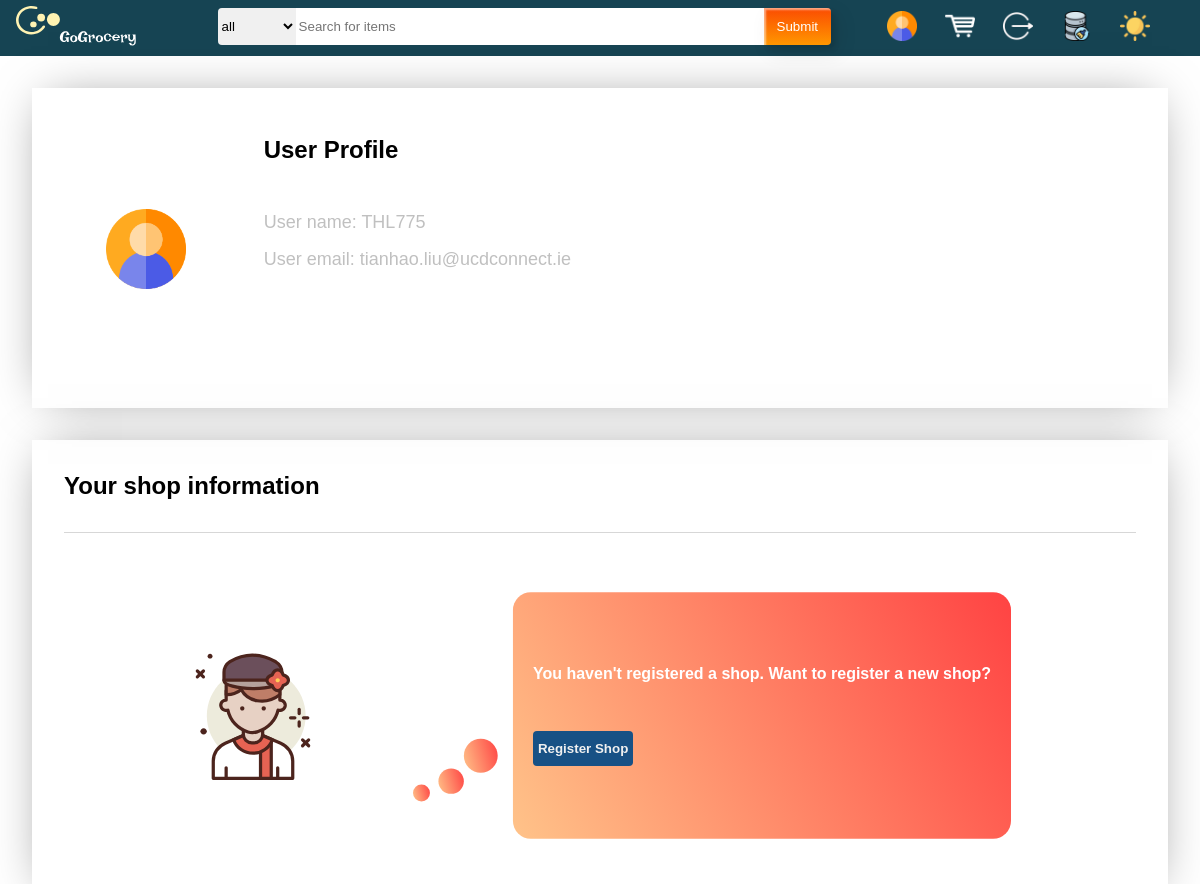
Before: /profile/ (signed in) with the older database file.
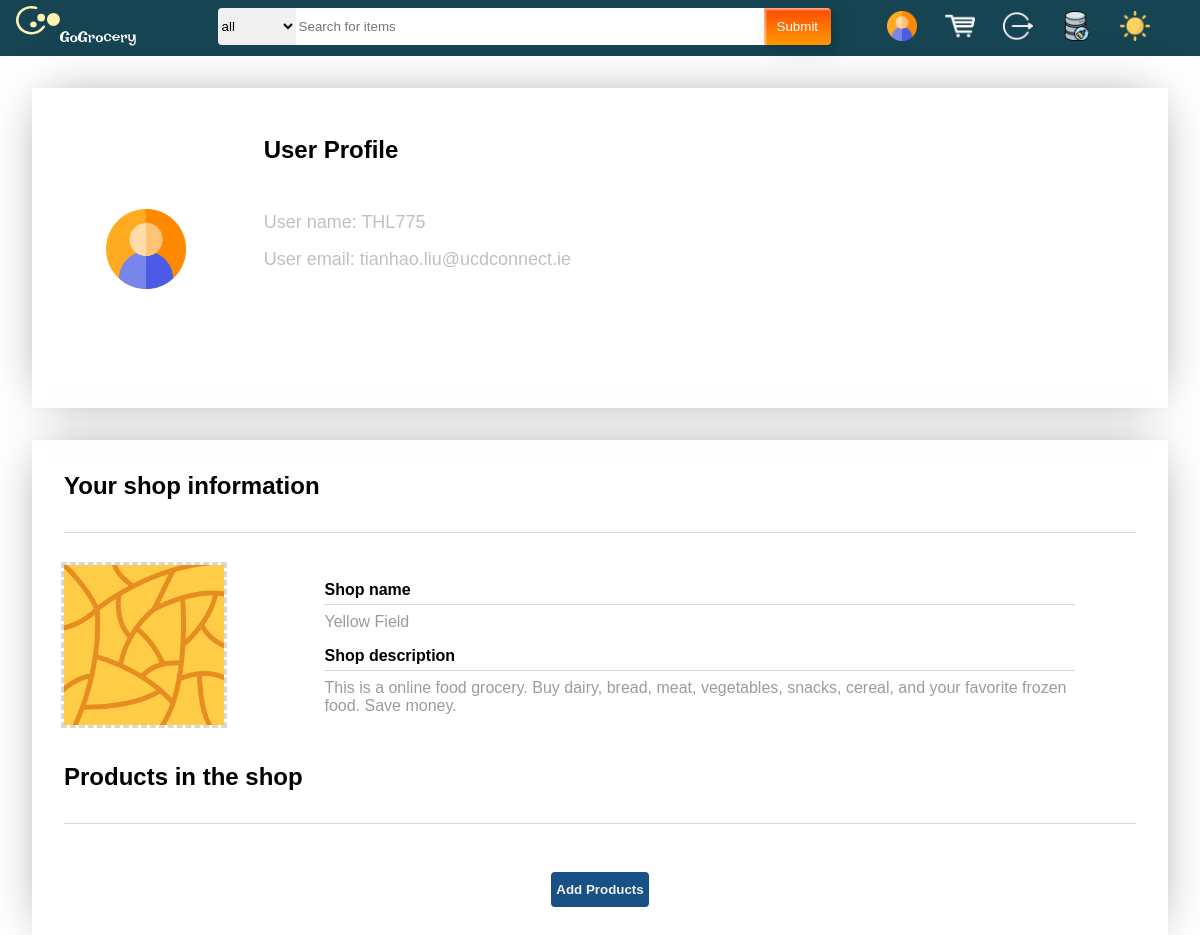
After: the same page with the newer database file.
### models.py (models this page shows)
class Customer(db.Model):
    __tablename__ = 'user'
    id = db.Column(db.Integer, primary_key=True, autoincrement=True)
    userName = db.Column(db.CHAR(200), unique=True, nullable=False)
    password = db.Column(db.CHAR(200), nullable=False)
    email = db.Column(db.CHAR(200), unique=True, nullable=False)

class Shop(db.Model):
    __tablename__ = 'shop'
    id = db.Column(db.Integer, primary_key=True, autoincrement=True)
    name = db.Column(db.CHAR(200), nullable=False, unique=True)
    logo_address = db.Column(db.TEXT, nullable=False)
    description = db.Column(db.TEXT, nullable=False)
    user_id = db.Column(db.Integer, db.ForeignKey('user.id'))
    user = db.relationship('Customer', backref='shop')

### blueprint/profile_blueprint.py (the view, shortened to what this page needs)
@profile_bp.route("/", methods=["GET", "POST"])
def index():
    searchForm = SearchForm()
    if "email" in session:
        email = session["email"]
        user = Customer.query.filter_by(email=email).first()
        shop_register_form = ShopRegisterForm()
        new_product_form = NewProductForm()
        if user.shop:
            return render_template('profile.html', user=user, form=shop_register_form, form1=new_product_form, shop=user.shop[0], searchForm=searchForm)
        else:
            return render_template('profile.html', user=user, form=shop_register_form, form1=new_product_form, shop=None, searchForm=searchForm)
    return redirect(url_for("login"))

### forms.py
class SearchForm(FlaskForm):
    product_name = StringField(validators=[Length(min=1, max=200, message="no more than 200 characters")])
    tag = SelectField(choices=[('All', 'all'), ('cloth', 'cloth'), ('furniture', 'furniture'), ('electronic', 'electronic'), ('shoe', 'shoe'), ('toy', 'toy'),
                               ('food', 'food'), ('necessity', 'necessity'), ('book', 'book'), ('else', 'else')])
    submit = SubmitField()

class ShopRegisterForm(FlaskForm):
    logo = FileField(validators=[InputRequired(message="shop logo can't be empty"), FileAllowed(['jpg', 'png'])])
    shop_name = StringField(validators=[InputRequired(message="shop name can't be empty"), Length(min=3, max=100)])
    description = TextAreaField(validators=[InputRequired(message="shop description can't be empty")])

### templates/profile.html (shortened to what this page needs)
{% extends "MainpageBase.html" %}
{% block csslink %}
    <link rel="stylesheet" href="{{ url_for('static', filename='css/profilePage.css') }}">
{% endblock %}
{% block body %}
    <div class="profileInfo">
        <div class="personalInfoCard">
            <div class="profile-left-pic">
                <img id="profile-pic" src="../static/images/profile-login.jpg" />
            </div>
            <div class="profile-right-info">
                <div class="profile-header">
                    <h2>User Profile</h2>
                </div>
                <div class="info-card">
                    <p class="info-card-title">
                        <span>User name:</span>
                        <span>{{ user.userName }}</span>
                    </p>
                </div>
                <div class="info-card">
                    <p class="info-card-title">
                        <span>User email:</span>
                        <span>{{ user.email }}</span>
                    </p>
                </div>
            </div>
        </div>
    </div>
    <div class="shop-info-area">
        <div class="shop-info-frame">
            <div class="shop-header-info">
                <h2>Your shop information</h2>
                <div class="separation-line"></div>
                {% if shop == None %}
                <div class="shop-registration-notice-frame">
                    <div class="notice-frame">
                        <div class="assistant-notice">
                            <img src="../static/images/assistant.svg">
                        </div>
                        <div class="registration-info-notice">
                            <h4>You haven't registered a shop. Want to register a new shop?</h4>
                            <div class="profile-btn-area">
                                <button type="button" class="shop-register-btn" onclick="go_to_register()" id="shop-register">Register Shop</button>
                            </div>
                        </div>
                    </div>
                </div>
                {% else %}
                <div class="shop-detailed-info">
                    <div class="shop-pic-present-frame">
                        <img src="{{ url_for("static", filename='shop_logo/' + shop.logo_address) }}"/>
                    </div>
                    <div class="shop-detail-present-frame">
                            <div class="shop-detail-info-piece">
                            <h4>Shop name</h4>
                            <div class="separation-line-label"></div>
                            <div class="shop-info-content">
                                <p>
                                    {{ shop.name }}
                                </p>
                            </div>
                        </div>
                        <div class="shop-detail-info-piece">
                            <h4>Shop description</h4>
                            <div class="separation-line-label"></div>
                            <div class="shop-info-content">
                                <p>
                                    {{ shop.description }}
                                </p>
                            </div>
                        </div>
                    </div>
                </div>
                <h2>Products in the shop</h2>
                <div class="separation-line"></div>
                <div class="products-adding-area">
                    <button type="button" class="shop-register-btn" id="products-add">Add Products</button>
                </div>
                {% endif %}
            </div>
        </div>
    </div>
{% endblock %}

### templates/MainpageBase.html (shortened to what this page needs)
<!DOCTYPE html>
<html lang="en">
<head>
    <link rel="stylesheet" href="{{ url_for("static", filename='css/MainpageBase_style.css') }}">
    {% block csslink %} {% endblock %}
</head>
<body>
    <div id="HeaderLine">
        <div id="Logo">
            <div id="imageFrame">
                <a href="{{ url_for('index') }}"><img id="webLogo" src="{{ url_for("static", filename='images/Logo.svg') }}"/></a>
            </div>
        </div>
        <div id="SearchArea">
            <form action="{{ url_for('search') }}" method="post">
                <div id="inputFrame">
                    <div id="searching">
                        {{ searchForm.tag(class="category-selection") }}
                        {{ searchForm.product_name(id="search", placeholder="Search for items") }}
                    </div>
                    <div id="submitting">
                        {{ searchForm.submit(class="custom-btn", id="searchBtn") }}
                    </div>
                </div>
            </form>
        </div>
        <div id="PersonalInfo">
            <div>
                {% if user == None %}
                    <div class="nav-item">
                        <a href="{{url_for('User.login')}}" id="login">
                            <span>
                                <img class="bar-pic" src="../static/images/profile.jpg">
                            </span>
                        </a>
                    </div>
                {% else %}
                    <div class="nav-item">
                        <a href="{{url_for('Profile.index')}}" id="profile">
                            <span>
                                <img class="bar-pic" src="../static/images/profile-login.jpg">
                            </span>
                        </a>
                    </div>
                {% endif %}
                <div class="nav-item">
                    <a href="{{url_for('User.shopping_bag')}}" id="shopping_cart">
                        <span>
                            <img class="bar-pic" src="../static/images/shoppingcart.jpg">
                        </span>
                    </a>
                </div>
                {% if user == None %}
                    <div class="nav-item">
                        <a href="{{url_for('User.login')}}" class="state" id="login-btn">
                            <span class="state_image">
                                <img class="bar-pic" src="../static/images/login.jpg">
                            </span>
                        </a>
                    </div>
                {% else %}
                    <div class="nav-item">
                        <a href="{{url_for('User.logout')}}" class="state" id="logout-btn">
                            <span class="state_image">
                                <img class="bar-pic" src="../static/images/logout.jpg">
                            </span>
                        </a>
                    </div>
                {% endif %}
                <div class="nav-item">
                    <a href="{{ url_for('clear') }}" id="shopping_cart">
                        <span>
                            <img class="bar-pic" src="../static/images/clean.png">
                        </span>
                    </a>
                </div>
                <div class="nav-item">
                        <span>
                            <img class="bar-pic" src="../static/images/light.png" id="mode_img_id" onclick="switchMode()">
                        </span>
                </div>
            </div>
        </div>
    </div>
    {% block body %} {% endblock %}
</body>
</html>

### static/css/MainpageBase_style.css (style rules this page uses)
#HeaderLine { min-width: 45rem; background-color: rgb(22, 68, 83); width: 100%; height: 3.5em; display: grid; grid-template-columns: auto auto auto auto auto auto auto auto; grid-template-rows: auto; }
#imageFrame img { height: 3.25em; width: 120px; }
#imageFrame { margin-left: 1em; height: 3.25em; }
.bar-pic { width: 30px; height: 30px; }
@media only screen and (min-width: 800px) { #imageFrame { padding: 0.01em; display: block; } }
#Logo { grid-area: 1 / 1 / span 1 / span 1; }
#SearchArea { grid-area: 1 / 2 / span 1 / span 6; margin: 0.5em 1.875em; }
#inputFrame { display: grid; grid-template-columns: auto auto auto auto auto auto auto auto auto auto auto auto; grid-template-rows: inherit; }
#searching { display: flex; grid-area: 1 / 1 / span 1 / span 11; }
#submitting { grid-area: 1 / 12 / span 1 / span 1; text-align: center; }
.category-selection { border: none; background-color: #f0f0f0; height: 2.3rem; outline: none; vertical-align: middle; border-radius: 4px 0 0 4px; }
#search { background-color: #FFFFFF; height: 2.3rem; width: 100%; outline: none; vertical-align: middle; border-style: none; padding-left: 3px; padding-right: 6px; transition: all 0.3s ease; }
.custom-btn { color: #fff; background: transparent; cursor: pointer; transition: all 0.3s ease; position: relative; display: inline-block; box-shadow:inset 2px 2px 2px 0 rgba(255,255,255,.5), 7px 7px 20px 0 rgba(0,0,0,.1), 4px 4px 5px 0 rgba(0,0,0,.1); outline: none; }
#searchBtn { width: 100%; height: 2.3rem; background: linear-gradient(0deg, rgba(255,151,0,1) 0%, rgba(251,75,2,1) 100%); padding: 0; border-radius: 0 4px 4px 0; border-style: none; }
#searchBtn:before, #searchBtn:after { position: absolute; content: ""; right: 0; bottom: 0; background: rgba(251,75,2,1); transition: all 0.3s ease; }
#searchBtn:before { width: 3px; }
#searchBtn:after { height: 3px; }
form { width: 100%; }
#PersonalInfo { margin: 0.5em 0; grid-area: 1 / 8 / span 1 / span 1; display: flex; justify-content: center; }
.nav-item { height: inherit; margin: 0.2em 1.5em 0 0; display: inline-block; }
a { cursor: pointer; transition: all 0.3s ease; position: relative; display: inline-block; }
.nav-item a:before, .nav-item a:after { position: absolute; content: ""; right: -5px; bottom: -5px; background: rgb(255, 255, 255); transition: all 0.3s ease; }
.nav-item a:before { height: 0%; width: 3px; }
.nav-item a:after { width: 0%; height: 3px; }
.nav-item a span:before, .nav-item a span:after { position: absolute; content: ""; left: -5px; top: -5px; background: rgb(255, 255, 255); transition: all 0.3s ease; }
.nav-item a span:before { height: 0%; width: 3px; }
.nav-item a span:after { width: 0%; height: 3px; }
.state_image { display: inline-block; }

### templates/MainpageBase.html (style rules this page uses)
* { margin: 0; padding: 0; }
body { width: 100%; }

Changed rows visible on the page:
added Shop: logo_address (picture), name "Yellow Field", description "This is a online food grocery. Buy dairy, bread, meat, vegetables, snacks, cereal, and your favorite frozen food. Save money."
Other visible differences:
text no longer shown: "You haven't registered a shop. Want to register a new shop? Register Shop"
text now shown: "Shop name Shop description Products in the shop Add Products"
